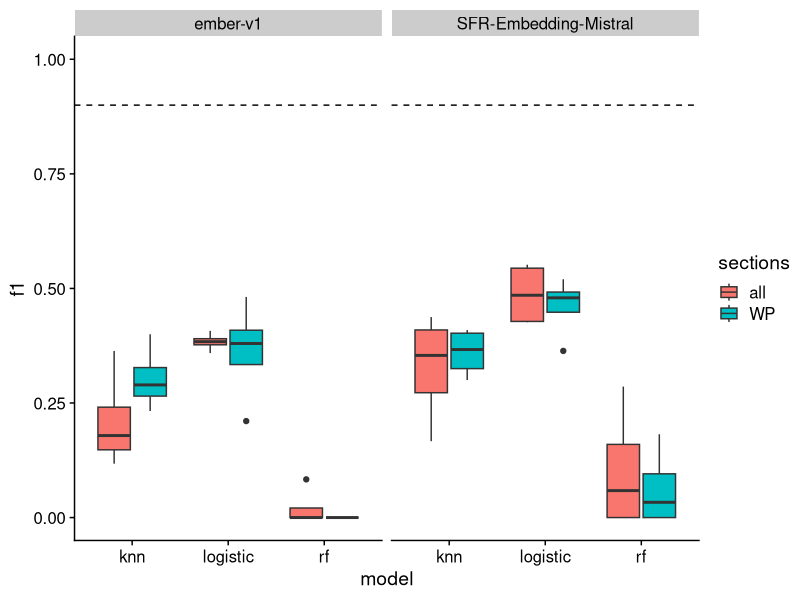
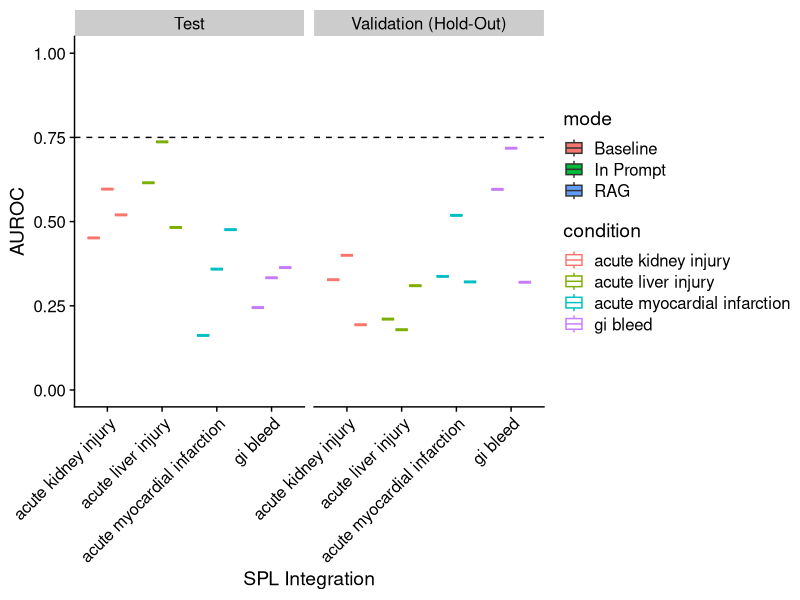
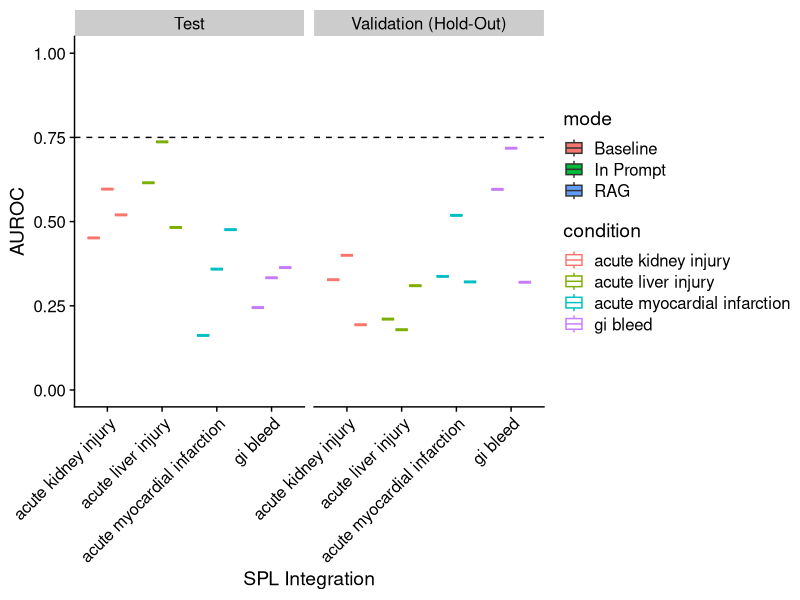

Write the R code that produced these figures, in order.
## ---- chunk 1
library(tidyverse)
library(ggplot2)
library(cowplot)
knitr::opts_chunk$set(echo = TRUE)
## ---- chunk 2
gpt35_rag <- read_csv('../results/classifier_rag_gpt35_perform.csv')
gpt35_rag %>% head()

gpt35_rag %>% 
  ggplot(mapping =  aes(x = model, y = f1, fill = sections)) +
  geom_boxplot() + 
  geom_hline(yintercept = 0.9, linetype = 'dashed') + 
  theme_cowplot() +
  facet_wrap(~embed_model) + 
  ylim(0,1)
## ---- chunk 3
perform_gpt35 <- read_csv('../results/classifier_gpt35_perform.csv') %>% mutate(sections = 'all') %>% 
                bind_rows(gpt35_rag %>% 
                            filter(sections == 'WP'))
perform_gpt35 %>% head()
## ---- chunk 4
perform_rag <- read_csv('../results/classifier_rag_perform.csv') %>% mutate(gpt_model = 'gpt-4')
perform_rag
## ---- chunk 5
performance <- read_csv('../results/classifier_perform.csv') %>% mutate('embed_model' = 'ember-v1',
                                                                        'gpt_model' = 'gpt-4')
perform_SFR <- read_csv('../results/classifier_SFR_perform.csv') %>% mutate('embed_model' = 'SFR-Embedding-Mistral',
                                                                            'gpt_model' = 'gpt-4')
performance <- performance %>% bind_rows(perform_SFR) %>% bind_rows(perform_rag) 
performance %>% head()
## ---- chunk 6
performance %>% mutate(sections = 'all') %>%
  rbind(perform_gpt35) %>% filter(gpt_model == 'gpt-3.5', embed_model=='SFR-Embedding-Mistral') %>%
  select(mode, condition, model, embed_model, gpt_model, f1, hold_f1) %>%
  pivot_longer(f1:hold_f1, names_to = 'metric', values_to = 'val') %>%
  mutate(group = ifelse(grepl('hold', metric), 'Validation (Hold-Out)', 'Test'),
         model = case_when(model == 'logistic' ~ 'Logistic',
                           model == 'knn' ~ 'KNN',
                           model == 'rf' ~ 'Random Forest'),
         mode = case_when(mode == 'basic' ~ 'Baseline',
                          mode == 'inprompt' ~ 'In Prompt',
                          mode == 'rag' ~ 'RAG')) %>% filter(model == 'Logistic') %>%
ggplot(mapping = aes(x = condition, y = val, fill = mode, color = condition)) +
  geom_boxplot() +
  geom_hline(yintercept = 0.75, linetype = 'dashed') + 
  theme_cowplot() +
  facet_wrap(~group) + 
  theme(axis.text.x = element_text(angle = 45, hjust = 1)) + 
       # legend.position = c(0.73,0.15)) + 
  ylim(0,1) + ylab('AUROC') + xlab('SPL Integration')
ggsave('../figures/classification_results.png', bg = 'white', dpi = 1200, width = 8, height = 5)
